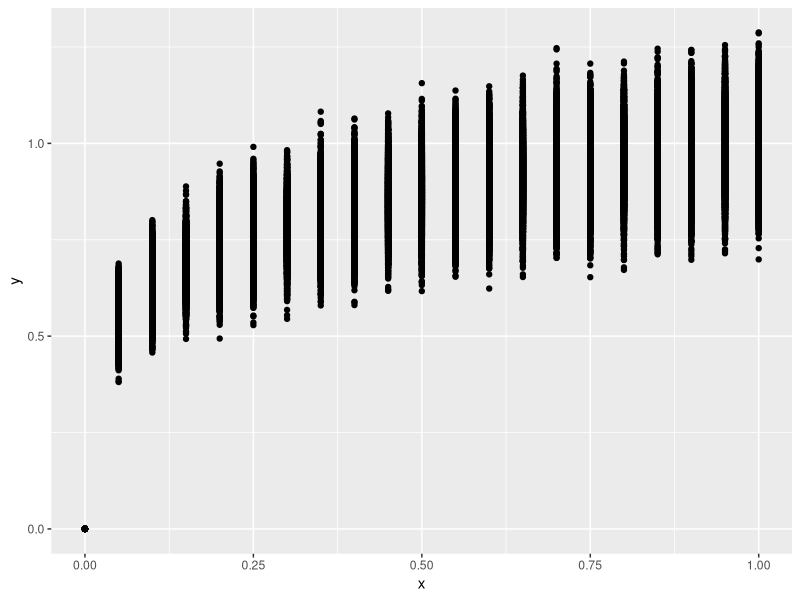

R code for this plot: (Note: this script raises an error after producing the figure.)
## ---- chunk 1
library(tidyverse)

list.files("R", full.names = TRUE) |>  walk(source)
## ---- chunk 2

p <- 0.2

## ---- chunk 3
mu_power_fun <- function(x, p){
  x^p
}


r_power_vectorized_fun <- function(x, p) {
  mu <- mu_power_fun(x, p)
  noise <- rnorm(length(x), # we create as many samples as values of xs we have
                 mean = 0, 
                 sd = 0.08) # Let's use the third component for the noise
  noise_2 <- noise*mu #lo he hecho así, quizá está mal
  
  mu + noise_2
}
## ---- chunk 4

data_raw <- crossing(x = seq(0, 1, .05), n = 1:5000) |> 
  mutate(y = r_power_vectorized_fun(x, p))

## ---- chunk 5

data_raw |> ggplot() + 
  geom_point(aes(x = x, y = y))

## ---- chunk 6
pdf_fun_power <- function(y, p, x) {
  dnorm(y, 
        mean = mu_power_fun(x, p), 
        sd = p[3]*y) 
}


pdf_power <- crossing(x = seq(0, 1, .05), n = 1:5000) |> 
  mutate(y = r_power_vectorized_fun(x, p)) |> 
  mutate(f = pdf_fun_power(y, c(P1, P2, P3), x))

pdf_power |> 
  ggplot(aes(x = y, y = f)) +
  facet_wrap(vars(x), labeller = "label_both") +
  geom_point()
## ---- chunk 7
pdf_power |> 
  ggplot(aes(x = y, y = f)) +
  facet_wrap(vars(x), labeller = "label_both", nrow = 1) +
  geom_line() +
  coord_flip()
## ---- chunk 8
data <- data_raw |> group_by(x) |>  
  summarise(mean_y= mean(y), sd_y=sd(y)) |> 
  ungroup() |> 
  mutate(dmu = dmu(x, mean_y)) |> 
  drop_na() |> 
  mutate(delta = dmu/sd_y)
## ---- chunk 9
data |> ggplot() + geom_line(aes(x = x, y= mean_y))
## ---- chunk 10
data |> ggplot() + geom_line(aes(x= x, y= delta)) 
